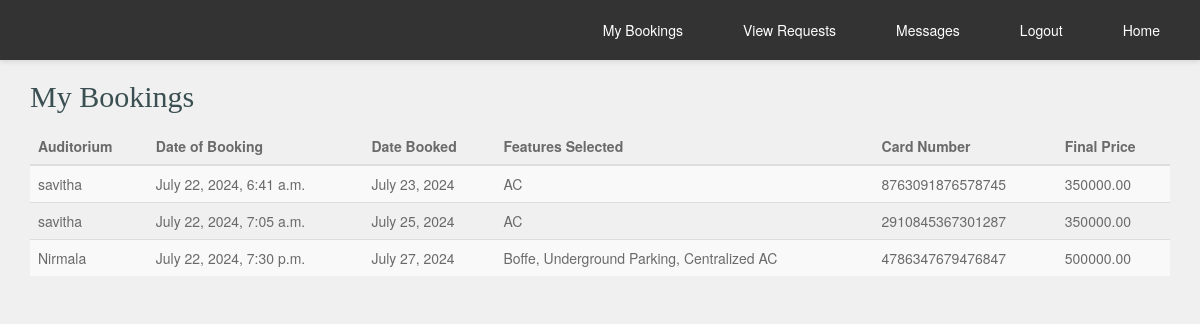
Page /user_my_bookings/ (signed in) on the earlier database version.
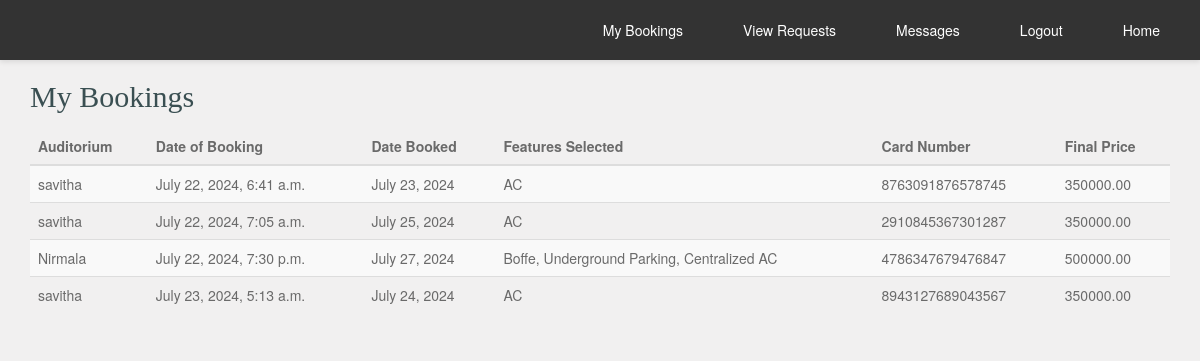
Same page on the later database version.
### auditorium/models.py (models this page shows, shortened)
class BookingHistory(models.Model):
    auditorium = models.ForeignKey(Auditorium, on_delete=models.CASCADE)
    user = models.ForeignKey(settings.AUTH_USER_MODEL, on_delete=models.CASCADE)
    date_booked = models.DateField()
    date_of_booking = models.DateTimeField(auto_now_add=True)
    features_selected = models.TextField()  # To store a comma-separated list of features
    final_price = models.DecimalField(max_digits=10, decimal_places=2)
    card_number = models.CharField(max_length=16)
    cvv = models.CharField(max_length=4)
    admin_amount = models.DecimalField(max_digits=10, decimal_places=2, editable=False)

class Auditorium(models.Model):
    user = models.ForeignKey(User, on_delete=models.CASCADE)
    location = models.CharField(max_length=255)
    capacity = models.IntegerField()
    features = models.ManyToManyField('Feature', related_name='auditoriums', blank=True)
    price = models.DecimalField(max_digits=10, decimal_places=2)
    images = models.ImageField(upload_to='auditorium_images/', blank=True, default='../static/images/blue_mac2.jpg')
    approved = models.BooleanField(default=False)  # Ensure this field exists

class User(AbstractBaseUser, PermissionsMixin):
    username = models.CharField(max_length=150, unique=True)
    email = models.EmailField(unique=True)
    role = models.CharField(max_length=50, blank=True, null=True)
    is_staff = models.BooleanField(default=False)
    is_active = models.BooleanField(default=True)
    groups = models.ManyToManyField(Group, related_name='custom_user_groups')
    user_permissions = models.ManyToManyField(Permission, related_name='custom_user_permissions')
    objects = CustomUserManager()
    USERNAME_FIELD = 'email'
    REQUIRED_FIELDS = ['username']

### auditorium/views.py (the view)
# urls.py: path('user_my_bookings/', views.user_my_bookings, name='user_my_bookings'),
@login_required
def user_my_bookings(request):
    bookings = BookingHistory.objects.filter(user=request.user)
    context = {
        'bookings': bookings
    }
    return render(request, 'user_my_bookings.html', context)

### auditorium/templates/user_my_bookings.html (shortened to what this page needs)
<!DOCTYPE html>
<html lang="en-US">
<head>
    <link rel="stylesheet" href="../static/css/bootstrap.min.css">
    <link rel="stylesheet" href="../static/css/font-awesome.min.css">
    <link rel="stylesheet" href="../static/css/style.css" media="screen"/>
</head>
<body>
    {% include 'user_navbar.html' %}
    <div class="container">
        <h2>My Bookings</h2>
        <table class="table table-striped">
            <thead>
                <tr>
                    <th>Auditorium</th>
                    <th>Date of Booking</th>
                    <th>Date Booked</th>
                    <th>Features Selected</th>
                    <th>Card Number</th>
                    <th>Final Price</th>
                </tr>
            </thead>
            <tbody>
                {% for booking in bookings %}
                    <tr>
                        <td>{{ booking.auditorium.user.username }}</td>
                        <td>{{ booking.date_of_booking }}</td>
                        <td>{{ booking.date_booked }}</td>
                        <td>{{ booking.features_selected }}</td>
                        <td>{{ booking.card_number }}</td>
                        <td>{{ booking.final_price }}</td>
                    </tr>
                {% empty %}
                    <tr>
                        <td colspan="6">No bookings found.</td>
                    </tr>
                {% endfor %}
            </tbody>
        </table>
    </div>
</body>
</html>

Differences in the rows shown:
added BookingHistory: auditorium.user.username "savitha", date_of_booking "July 23, 2024, 5:13 a.m.", date_booked "July 24, 2024", features_selected "AC", card_number "8943127689043567", final_price "350000.00"
